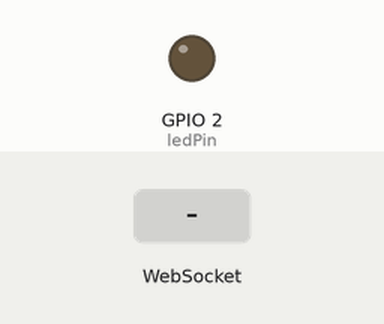
Bench run of a program on a simulated ESP32. Shown: output pins drawn as LEDs (lit = HIGH). The inputs (shaded band) are chosen by the test bench. WiFi joins after 1.5 s; servers stay silent unless stated; what the program prints to the serial monitor is not drawn.

Above: at 2.7 s.
2.8 s: WebSocket text "1" received
At 4.0 s:
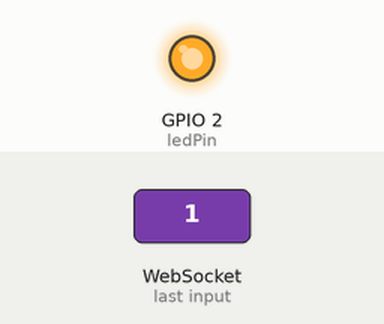
4.3 s: WebSocket text "STATE" received
At 5.3 s:
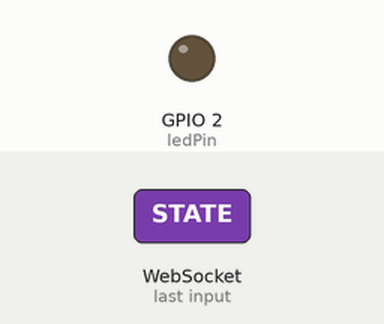
Timing chart, 0 to 7.3 s (numbered marks = the images above; inputs shaded):
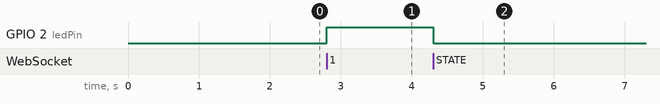

The program:

main.cpp
```cpp
#include <WiFi.h>
#include <AsyncTCP.h>
#include <ESPAsyncWebServer.h>

//#define BT
#ifdef BT
    #include "BluetoothSerial.h"
    BluetoothSerial SerialBT;
#endif

#if !defined(CONFIG_BT_ENABLED) || !defined(CONFIG_BLUEDROID_ENABLED)
#error Bluetooth is not enabled! Please run `make menuconfig` to and enable it
#endif


// Replace with your network credentials
const char* ssid = "";
const char* password = "";

bool ledState = 0;
const int ledPin = 2;

AsyncWebServer server(80);
AsyncWebSocket ws("/ws");
int numClients = 0;
int latestID = 0;

const char start_html[] PROGMEM = R"rawliteral(
<!DOCTYPE HTML><html>
<head>
  <title>ESP Web Server</title>
  <meta name="viewport" content="width=device-width, initial-scale=1">
  <link rel="icon" href="data:,">
  <style>
  html {
    font-family: Arial, Helvetica, sans-serif;
    text-align: center;

  </style>
<title>ESP Web Server</title>
<meta name="viewport" content="width=device-width, initial-scale=1">
<link rel="icon" href="data:,">
</head>
<body>
  <div class="topnav">
    <h1>ESP WebSocket Server</h1>
  </div>
  <div class="content">
    <div class="card">
      <h2>Output - GPIO 2</h2>
      <p class="state">state: <span id="state">%STATE%</span></p>
      <p><button id="button" class="button">Toggle</button></p>
    </div>
  </div>
<script>
  var gateway = `ws://${window.location.hostname}/ws`;
  var websocket;
  window.addEventListener('load', onLoad);
  function initWebSocket() {
    console.log('Trying to open a WebSocket connection...');
    websocket = new WebSocket(gateway);
    websocket.onopen    = onOpen;
    websocket.onclose   = onClose;
    websocket.onmessage = onMessage; // <-- add this line
  }
  function onOpen(event) {
    console.log('Connection opened');
  }
  function onClose(event) {
    console.log('Connection closed');
    setTimeout(initWebSocket, 2000);
  }
  function onMessage(event) {
    var state;
    if (event.data == "1"){
      state = "ON";
    }
    else{
      state = "OFF";
    }
    document.getElementById('state').innerHTML = state;
  }
  function onLoad(event) {
    initWebSocket();
    initButton();
  }
  function initButton() {
    document.getElementById('button').addEventListener('click', toggle);
  }
  function toggle(){
    websocket.send('toggle');
  }
</script>
</body>
</html>
)rawliteral";


void flash(){
    digitalWrite(2, HIGH);
    delay(8);
    digitalWrite(2, LOW);
}

void notifyClients() {
  ws.textAll(String(ledState));
}

void handleWebSocketMessage(void *arg, uint8_t *data, size_t len) {
  AwsFrameInfo *info = (AwsFrameInfo*)arg;
  if (info->final && info->index == 0 && info->len == len && info->opcode == WS_TEXT) {
    data[len] = 0;

    //Serial.println((char*)data);
    if (strcmp((char*)data, "1") == 0) {
      digitalWrite(2, HIGH);
    } else{
        digitalWrite(2, LOW);
    }
  }
}

void onEvent(AsyncWebSocket *server, AsyncWebSocketClient *client, AwsEventType type,
             void *arg, uint8_t *data, size_t len) {
  uint8_t id = client->id();
  switch (type) {
    case WS_EVT_CONNECT:
      Serial.printf("WebSocket client #%u connected from %s\n", id, client->remoteIP().toString().c_str());
      numClients +=1;
      latestID = id;
      Serial.print("numClients ");
      Serial.println(numClients);
      break;
    case WS_EVT_DISCONNECT:
      Serial.printf("WebSocket client #%u disconnected\n", client->id());
      numClients -=1;
      if(numClients <0){
        numClients = 0;
      }
      Serial.print("numClients ");
      Serial.println(numClients);
      break;
    case WS_EVT_DATA:
      handleWebSocketMessage(arg, data, len);
      break;
    case WS_EVT_PONG:
    case WS_EVT_ERROR:
      break;
  }
}

void initWebSocket() {
  ws.onEvent(onEvent);
  server.addHandler(&ws);
}

String processor(const String& var){
  //Serial.println(var);
  if(var == "STATE"){
    if (ledState){
      return "ON";
    }
    else{
      return "OFF";
    }
  }
  return String();
}

void setup() {
    pinMode(2, OUTPUT);
    Serial.begin(115200);
    #ifdef BT
        SerialBT.begin("ESP32test"); //Bluetooth device name
        Serial.println("The device started, now you can pair it with bluetooth!");
    #endif

    // Connect to Wi-Fi
    WiFi.begin(ssid, password);
    Serial.print("Connecting to WiFi..");
    int errCount = 0;
    while (WiFi.status() != WL_CONNECTED) {
        delay(500);
        Serial.print(".");
        errCount +=1;
        if(errCount > 5){
          ESP.restart();
        }
    }

    // Print ESP Local IP Address
    Serial.println(WiFi.localIP());
    Serial.println(WiFi.RSSI());

    initWebSocket();

    // Route for root / web page
    server.on("/", HTTP_GET, [](AsyncWebServerRequest *request){
        request->send_P(200, "text/html", start_html, processor);
    });
    server.begin();
}


void loop() {

  #ifdef BT
      if (SerialBT.available()) {
          SerialBT.println("got BT serial");
          int val = SerialBT.read();
          if(val == 13 || val == 10){
              return;
          }

          if (val >= 49){
              flash();
          }
          else {
          digitalWrite(2, LOW);
          }


          Serial.println(val);
          return;
      }
  #endif

  if(latestID >5){
    ESP.restart();
  }

  ws.cleanupClients(1);

  delay(20);
}
```

Measured:
- after the input at 2.8 s, GPIO 2 (ledPin): LOW → HIGH at once
- after the input at 4.3 s, GPIO 2 (ledPin): HIGH → LOW at once
